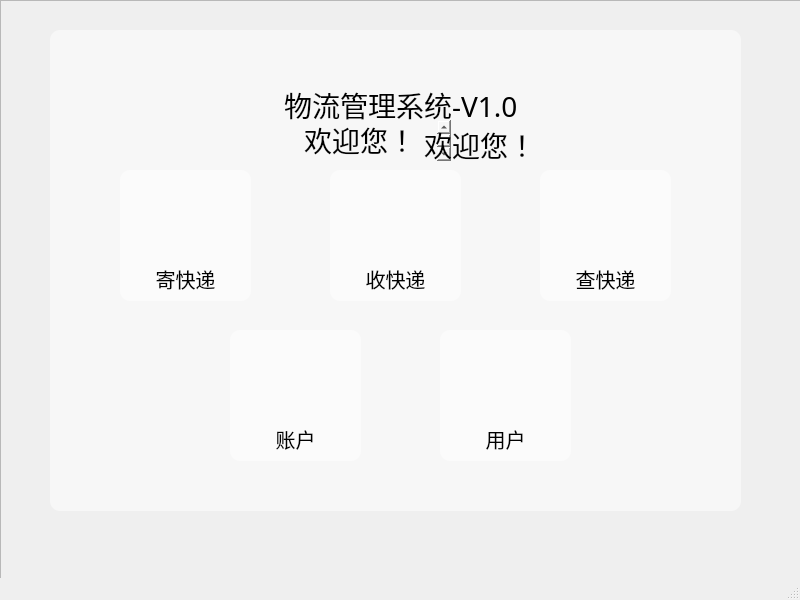
<?xml version="1.0" encoding="UTF-8"?>
<ui version="4.0">
 <class>Navigation</class>
 <widget class="QMainWindow" name="Navigation">
  <property name="geometry">
   <rect>
    <x>0</x>
    <y>0</y>
    <width>800</width>
    <height>600</height>
   </rect>
  </property>
  <property name="windowTitle">
   <string>导航</string>
  </property>
  <property name="styleSheet">
   <string notr="true">#Navigation{border-image: url(:/img/navi_background.png);}
</string>
  </property>
  <widget class="QWidget" name="centralwidget">
   <widget class="QFrame" name="mainFrame">
    <property name="geometry">
     <rect>
      <x>0</x>
      <y>0</y>
      <width>811</width>
      <height>591</height>
     </rect>
    </property>
    <property name="styleSheet">
     <string notr="true"/>
    </property>
    <property name="frameShape">
     <enum>QFrame::StyledPanel</enum>
    </property>
    <property name="frameShadow">
     <enum>QFrame::Raised</enum>
    </property>
    <widget class="QTextBrowser" name="welcome">
     <property name="geometry">
      <rect>
       <x>300</x>
       <y>120</y>
       <width>151</width>
       <height>41</height>
      </rect>
     </property>
     <property name="font">
      <font>
       <family>黑体</family>
       <pointsize>-1</pointsize>
       <weight>50</weight>
       <italic>false</italic>
       <bold>false</bold>
      </font>
     </property>
     <property name="styleSheet">
      <string notr="true">background-color: rgba(255, 255, 255,0);
font: 28px &quot;黑体&quot;;
border-width:0;border-style:outset;</string>
     </property>
     <property name="html">
      <string>&lt;!DOCTYPE HTML PUBLIC &quot;-//W3C//DTD HTML 4.0//EN&quot; &quot;http://www.w3.org/TR/REC-html40/strict.dtd&quot;&gt;
&lt;html&gt;&lt;head&gt;&lt;meta name=&quot;qrichtext&quot; content=&quot;1&quot; /&gt;&lt;style type=&quot;text/css&quot;&gt;
p, li { white-space: pre-wrap; }
&lt;/style&gt;&lt;/head&gt;&lt;body style=&quot; font-family:'黑体'; font-size:28px; font-weight:400; font-style:normal;&quot;&gt;
&lt;p style=&quot; margin-top:0px; margin-bottom:0px; margin-left:0px; margin-right:0px; -qt-block-indent:0; text-indent:0px;&quot;&gt;&lt;span style=&quot; font-size:28px;&quot;&gt;欢迎您！&lt;/span&gt;&lt;/p&gt;&lt;/body&gt;&lt;/html&gt;</string>
     </property>
    </widget>
    <widget class="QTextBrowser" name="title">
     <property name="geometry">
      <rect>
       <x>280</x>
       <y>80</y>
       <width>311</width>
       <height>61</height>
      </rect>
     </property>
     <property name="font">
      <font>
       <family>黑体</family>
       <pointsize>-1</pointsize>
       <weight>50</weight>
       <italic>false</italic>
       <bold>false</bold>
      </font>
     </property>
     <property name="styleSheet">
      <string notr="true">background-color: rgba(255, 255, 255,0);
font: 28px &quot;黑体&quot;;
border-width:0;border-style:outset;</string>
     </property>
     <property name="html">
      <string>&lt;!DOCTYPE HTML PUBLIC &quot;-//W3C//DTD HTML 4.0//EN&quot; &quot;http://www.w3.org/TR/REC-html40/strict.dtd&quot;&gt;
&lt;html&gt;&lt;head&gt;&lt;meta name=&quot;qrichtext&quot; content=&quot;1&quot; /&gt;&lt;style type=&quot;text/css&quot;&gt;
p, li { white-space: pre-wrap; }
&lt;/style&gt;&lt;/head&gt;&lt;body style=&quot; font-family:'黑体'; font-size:28px; font-weight:400; font-style:normal;&quot;&gt;
&lt;p style=&quot; margin-top:0px; margin-bottom:0px; margin-left:0px; margin-right:0px; -qt-block-indent:0; text-indent:0px;&quot;&gt;&lt;span style=&quot; font-size:28px;&quot;&gt;物流管理系统-V1.0&lt;/span&gt;&lt;/p&gt;&lt;/body&gt;&lt;/html&gt;</string>
     </property>
    </widget>
    <widget class="QTextBrowser" name="textBrowser">
     <property name="geometry">
      <rect>
       <x>50</x>
       <y>30</y>
       <width>691</width>
       <height>481</height>
      </rect>
     </property>
     <property name="styleSheet">
      <string notr="true">border-width:0px;
border-style:outset;
border-radius:10px;
background-color:rgba(255,255,255,0.5);</string>
     </property>
    </widget>
    <widget class="QTextBrowser" name="welcome_name">
     <property name="geometry">
      <rect>
       <x>420</x>
       <y>120</y>
       <width>151</width>
       <height>51</height>
      </rect>
     </property>
     <property name="font">
      <font>
       <family>黑体</family>
       <pointsize>-1</pointsize>
       <weight>50</weight>
       <italic>false</italic>
       <bold>false</bold>
      </font>
     </property>
     <property name="styleSheet">
      <string notr="true">background-color: rgba(255, 255, 255,0);
font: 28px &quot;黑体&quot;;
border-width:0;border-style:outset;</string>
     </property>
     <property name="html">
      <string>&lt;!DOCTYPE HTML PUBLIC &quot;-//W3C//DTD HTML 4.0//EN&quot; &quot;http://www.w3.org/TR/REC-html40/strict.dtd&quot;&gt;
&lt;html&gt;&lt;head&gt;&lt;meta name=&quot;qrichtext&quot; content=&quot;1&quot; /&gt;&lt;style type=&quot;text/css&quot;&gt;
p, li { white-space: pre-wrap; }
&lt;/style&gt;&lt;/head&gt;&lt;body style=&quot; font-family:'黑体'; font-size:28px; font-weight:400; font-style:normal;&quot;&gt;
&lt;p style=&quot; margin-top:0px; margin-bottom:0px; margin-left:0px; margin-right:0px; -qt-block-indent:0; text-indent:0px;&quot;&gt;&lt;span style=&quot; font-size:28px;&quot;&gt;欢迎您！&lt;/span&gt;&lt;/p&gt;&lt;/body&gt;&lt;/html&gt;</string>
     </property>
    </widget>
    <widget class="QPushButton" name="send">
     <property name="geometry">
      <rect>
       <x>120</x>
       <y>170</y>
       <width>131</width>
       <height>131</height>
      </rect>
     </property>
     <property name="layoutDirection">
      <enum>Qt::RightToLeft</enum>
     </property>
     <property name="styleSheet">
      <string notr="true">border-width:0px;
border-style:outset;
border-radius:10px;
background-color:rgba(255,255,255,0.5);
text-align: bottom;</string>
     </property>
     <property name="text">
      <string/>
     </property>
     <property name="icon">
      <iconset resource="mainres.qrc">
       <normaloff>:/img/send.png</normaloff>:/img/send.png</iconset>
     </property>
     <property name="iconSize">
      <size>
       <width>48</width>
       <height>48</height>
      </size>
     </property>
    </widget>
    <widget class="QTextBrowser" name="send_text">
     <property name="geometry">
      <rect>
       <x>140</x>
       <y>260</y>
       <width>91</width>
       <height>41</height>
      </rect>
     </property>
     <property name="font">
      <font>
       <family>华光粗圆_CNKI</family>
       <pointsize>-1</pointsize>
       <weight>50</weight>
       <italic>false</italic>
       <bold>false</bold>
      </font>
     </property>
     <property name="styleSheet">
      <string notr="true">background:rgba(255,255,255,0);
font: 20px &quot;华光粗圆_CNKI&quot;;
border:none;
</string>
     </property>
     <property name="html">
      <string>&lt;!DOCTYPE HTML PUBLIC &quot;-//W3C//DTD HTML 4.0//EN&quot; &quot;http://www.w3.org/TR/REC-html40/strict.dtd&quot;&gt;
&lt;html&gt;&lt;head&gt;&lt;meta name=&quot;qrichtext&quot; content=&quot;1&quot; /&gt;&lt;style type=&quot;text/css&quot;&gt;
p, li { white-space: pre-wrap; }
&lt;/style&gt;&lt;/head&gt;&lt;body style=&quot; font-family:'华光粗圆_CNKI'; font-size:20px; font-weight:400; font-style:normal;&quot;&gt;
&lt;p align=&quot;center&quot; style=&quot; margin-top:0px; margin-bottom:0px; margin-left:0px; margin-right:0px; -qt-block-indent:0; text-indent:0px;&quot;&gt;&lt;span style=&quot; font-size:20px;&quot;&gt;寄快递&lt;/span&gt;&lt;/p&gt;&lt;/body&gt;&lt;/html&gt;</string>
     </property>
    </widget>
    <widget class="QPushButton" name="recv">
     <property name="geometry">
      <rect>
       <x>330</x>
       <y>170</y>
       <width>131</width>
       <height>131</height>
      </rect>
     </property>
     <property name="layoutDirection">
      <enum>Qt::RightToLeft</enum>
     </property>
     <property name="styleSheet">
      <string notr="true">border-width:0px;
border-style:outset;
border-radius:10px;
background-color:rgba(255,255,255,0.5);
text-align: bottom;</string>
     </property>
     <property name="text">
      <string/>
     </property>
     <property name="icon">
      <iconset resource="mainres.qrc">
       <normaloff>:/img/recv.png</normaloff>:/img/recv.png</iconset>
     </property>
     <property name="iconSize">
      <size>
       <width>60</width>
       <height>60</height>
      </size>
     </property>
    </widget>
    <widget class="QTextBrowser" name="recv_text">
     <property name="geometry">
      <rect>
       <x>350</x>
       <y>260</y>
       <width>91</width>
       <height>41</height>
      </rect>
     </property>
     <property name="font">
      <font>
       <family>华光粗圆_CNKI</family>
       <pointsize>-1</pointsize>
       <weight>50</weight>
       <italic>false</italic>
       <bold>false</bold>
      </font>
     </property>
     <property name="styleSheet">
      <string notr="true">background:rgba(255,255,255,0);
font: 20px &quot;华光粗圆_CNKI&quot;;
border:none;
</string>
     </property>
     <property name="html">
      <string>&lt;!DOCTYPE HTML PUBLIC &quot;-//W3C//DTD HTML 4.0//EN&quot; &quot;http://www.w3.org/TR/REC-html40/strict.dtd&quot;&gt;
&lt;html&gt;&lt;head&gt;&lt;meta name=&quot;qrichtext&quot; content=&quot;1&quot; /&gt;&lt;style type=&quot;text/css&quot;&gt;
p, li { white-space: pre-wrap; }
&lt;/style&gt;&lt;/head&gt;&lt;body style=&quot; font-family:'华光粗圆_CNKI'; font-size:20px; font-weight:400; font-style:normal;&quot;&gt;
&lt;p align=&quot;center&quot; style=&quot; margin-top:0px; margin-bottom:0px; margin-left:0px; margin-right:0px; -qt-block-indent:0; text-indent:0px;&quot;&gt;&lt;span style=&quot; font-size:20px;&quot;&gt;收快递&lt;/span&gt;&lt;/p&gt;&lt;/body&gt;&lt;/html&gt;</string>
     </property>
    </widget>
    <widget class="QPushButton" name="search">
     <property name="geometry">
      <rect>
       <x>540</x>
       <y>170</y>
       <width>131</width>
       <height>131</height>
      </rect>
     </property>
     <property name="layoutDirection">
      <enum>Qt::RightToLeft</enum>
     </property>
     <property name="styleSheet">
      <string notr="true">border-width:0px;
border-style:outset;
border-radius:10px;
background-color:rgba(255,255,255,0.5);
text-align: bottom;</string>
     </property>
     <property name="text">
      <string/>
     </property>
     <property name="icon">
      <iconset resource="mainres.qrc">
       <normaloff>:/img/check.png</normaloff>:/img/check.png</iconset>
     </property>
     <property name="iconSize">
      <size>
       <width>72</width>
       <height>72</height>
      </size>
     </property>
    </widget>
    <widget class="QTextBrowser" name="search_text_3">
     <property name="geometry">
      <rect>
       <x>560</x>
       <y>260</y>
       <width>91</width>
       <height>41</height>
      </rect>
     </property>
     <property name="font">
      <font>
       <family>华光粗圆_CNKI</family>
       <pointsize>-1</pointsize>
       <weight>50</weight>
       <italic>false</italic>
       <bold>false</bold>
      </font>
     </property>
     <property name="styleSheet">
      <string notr="true">background:rgba(255,255,255,0);
font: 20px &quot;华光粗圆_CNKI&quot;;
border:none;
</string>
     </property>
     <property name="html">
      <string>&lt;!DOCTYPE HTML PUBLIC &quot;-//W3C//DTD HTML 4.0//EN&quot; &quot;http://www.w3.org/TR/REC-html40/strict.dtd&quot;&gt;
&lt;html&gt;&lt;head&gt;&lt;meta name=&quot;qrichtext&quot; content=&quot;1&quot; /&gt;&lt;style type=&quot;text/css&quot;&gt;
p, li { white-space: pre-wrap; }
&lt;/style&gt;&lt;/head&gt;&lt;body style=&quot; font-family:'华光粗圆_CNKI'; font-size:20px; font-weight:400; font-style:normal;&quot;&gt;
&lt;p align=&quot;center&quot; style=&quot; margin-top:0px; margin-bottom:0px; margin-left:0px; margin-right:0px; -qt-block-indent:0; text-indent:0px;&quot;&gt;&lt;span style=&quot; font-size:20px;&quot;&gt;查快递&lt;/span&gt;&lt;/p&gt;&lt;/body&gt;&lt;/html&gt;</string>
     </property>
    </widget>
    <widget class="QPushButton" name="safety">
     <property name="geometry">
      <rect>
       <x>440</x>
       <y>330</y>
       <width>131</width>
       <height>131</height>
      </rect>
     </property>
     <property name="layoutDirection">
      <enum>Qt::RightToLeft</enum>
     </property>
     <property name="styleSheet">
      <string notr="true">border-width:0px;
border-style:outset;
border-radius:10px;
background-color:rgba(255,255,255,0.5);
text-align: bottom;</string>
     </property>
     <property name="text">
      <string/>
     </property>
     <property name="icon">
      <iconset resource="mainres.qrc">
       <normaloff>:/img/user.png</normaloff>:/img/user.png</iconset>
     </property>
     <property name="iconSize">
      <size>
       <width>60</width>
       <height>60</height>
      </size>
     </property>
    </widget>
    <widget class="QTextBrowser" name="safety_text">
     <property name="geometry">
      <rect>
       <x>460</x>
       <y>420</y>
       <width>91</width>
       <height>41</height>
      </rect>
     </property>
     <property name="font">
      <font>
       <family>华光粗圆_CNKI</family>
       <pointsize>-1</pointsize>
       <weight>50</weight>
       <italic>false</italic>
       <bold>false</bold>
      </font>
     </property>
     <property name="styleSheet">
      <string notr="true">background:rgba(255,255,255,0);
font: 20px &quot;华光粗圆_CNKI&quot;;
border:none;
</string>
     </property>
     <property name="html">
      <string>&lt;!DOCTYPE HTML PUBLIC &quot;-//W3C//DTD HTML 4.0//EN&quot; &quot;http://www.w3.org/TR/REC-html40/strict.dtd&quot;&gt;
&lt;html&gt;&lt;head&gt;&lt;meta name=&quot;qrichtext&quot; content=&quot;1&quot; /&gt;&lt;style type=&quot;text/css&quot;&gt;
p, li { white-space: pre-wrap; }
&lt;/style&gt;&lt;/head&gt;&lt;body style=&quot; font-family:'华光粗圆_CNKI'; font-size:20px; font-weight:400; font-style:normal;&quot;&gt;
&lt;p align=&quot;center&quot; style=&quot; margin-top:0px; margin-bottom:0px; margin-left:0px; margin-right:0px; -qt-block-indent:0; text-indent:0px;&quot;&gt;&lt;span style=&quot; font-size:20px;&quot;&gt;用户&lt;/span&gt;&lt;/p&gt;&lt;/body&gt;&lt;/html&gt;</string>
     </property>
    </widget>
    <widget class="QPushButton" name="account">
     <property name="geometry">
      <rect>
       <x>230</x>
       <y>330</y>
       <width>131</width>
       <height>131</height>
      </rect>
     </property>
     <property name="layoutDirection">
      <enum>Qt::RightToLeft</enum>
     </property>
     <property name="styleSheet">
      <string notr="true">border-width:0px;
border-style:outset;
border-radius:10px;
background-color:rgba(255,255,255,0.5);
text-align: bottom;</string>
     </property>
     <property name="text">
      <string/>
     </property>
     <property name="icon">
      <iconset resource="mainres.qrc">
       <normaloff>:/img/pocket.png</normaloff>:/img/pocket.png</iconset>
     </property>
     <property name="iconSize">
      <size>
       <width>48</width>
       <height>48</height>
      </size>
     </property>
    </widget>
    <widget class="QTextBrowser" name="account_text_5">
     <property name="geometry">
      <rect>
       <x>250</x>
       <y>420</y>
       <width>91</width>
       <height>41</height>
      </rect>
     </property>
     <property name="font">
      <font>
       <family>华光粗圆_CNKI</family>
       <pointsize>-1</pointsize>
       <weight>50</weight>
       <italic>false</italic>
       <bold>false</bold>
      </font>
     </property>
     <property name="styleSheet">
      <string notr="true">background:rgba(255,255,255,0);
font: 20px &quot;华光粗圆_CNKI&quot;;
border:none;
</string>
     </property>
     <property name="html">
      <string>&lt;!DOCTYPE HTML PUBLIC &quot;-//W3C//DTD HTML 4.0//EN&quot; &quot;http://www.w3.org/TR/REC-html40/strict.dtd&quot;&gt;
&lt;html&gt;&lt;head&gt;&lt;meta name=&quot;qrichtext&quot; content=&quot;1&quot; /&gt;&lt;style type=&quot;text/css&quot;&gt;
p, li { white-space: pre-wrap; }
&lt;/style&gt;&lt;/head&gt;&lt;body style=&quot; font-family:'华光粗圆_CNKI'; font-size:20px; font-weight:400; font-style:normal;&quot;&gt;
&lt;p align=&quot;center&quot; style=&quot; margin-top:0px; margin-bottom:0px; margin-left:0px; margin-right:0px; -qt-block-indent:0; text-indent:0px;&quot;&gt;&lt;span style=&quot; font-size:20px;&quot;&gt;账户&lt;/span&gt;&lt;/p&gt;&lt;/body&gt;&lt;/html&gt;</string>
     </property>
    </widget>
    <zorder>textBrowser</zorder>
    <zorder>welcome</zorder>
    <zorder>title</zorder>
    <zorder>welcome_name</zorder>
    <zorder>send</zorder>
    <zorder>send_text</zorder>
    <zorder>recv</zorder>
    <zorder>recv_text</zorder>
    <zorder>search</zorder>
    <zorder>search_text_3</zorder>
    <zorder>safety</zorder>
    <zorder>safety_text</zorder>
    <zorder>account</zorder>
    <zorder>account_text_5</zorder>
   </widget>
  </widget>
  <widget class="QMenuBar" name="menubar">
   <property name="geometry">
    <rect>
     <x>0</x>
     <y>0</y>
     <width>800</width>
     <height>23</height>
    </rect>
   </property>
  </widget>
  <widget class="QStatusBar" name="statusbar"/>
 </widget>
 <resources>
  <include location="mainres.qrc"/>
 </resources>
 <connections/>
</ui>
